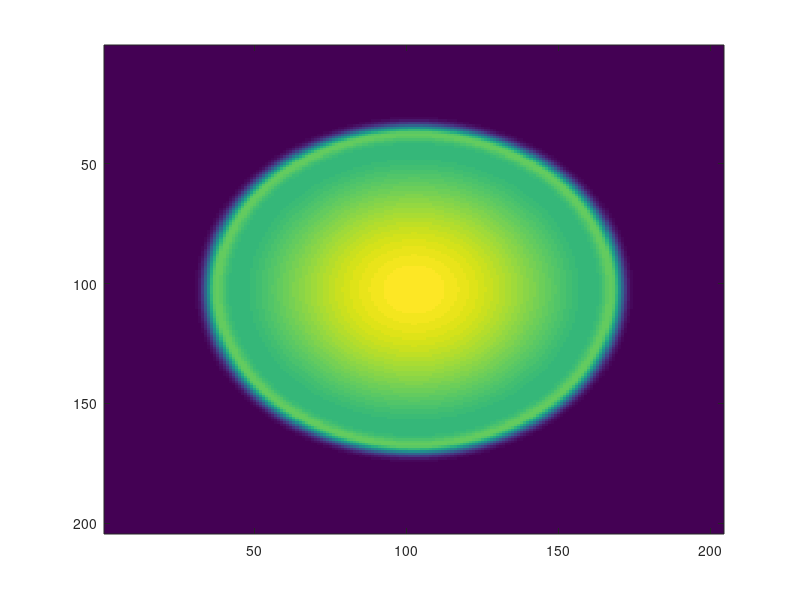

Reproduce this figure in MATLAB.
function createIMAGESCfromExactSolution


data = dlmread('exactLineSource.txt');
r = data(:,1);
rho = data(:,2);


x = linspace(-1.5,1.5,204); y = x;

[X,Y] = meshgrid(x,y);
R = sqrt(X.^2+Y.^2);

Rlin = R(:);
Philin = interp1(r,rho,Rlin);
Phi = reshape(Philin,size(R));
Phi(isnan(Phi)) = 0.0;

close all
figure()
imagesc(Phi)
dlmwrite('exactRho.txt',Phi);










end